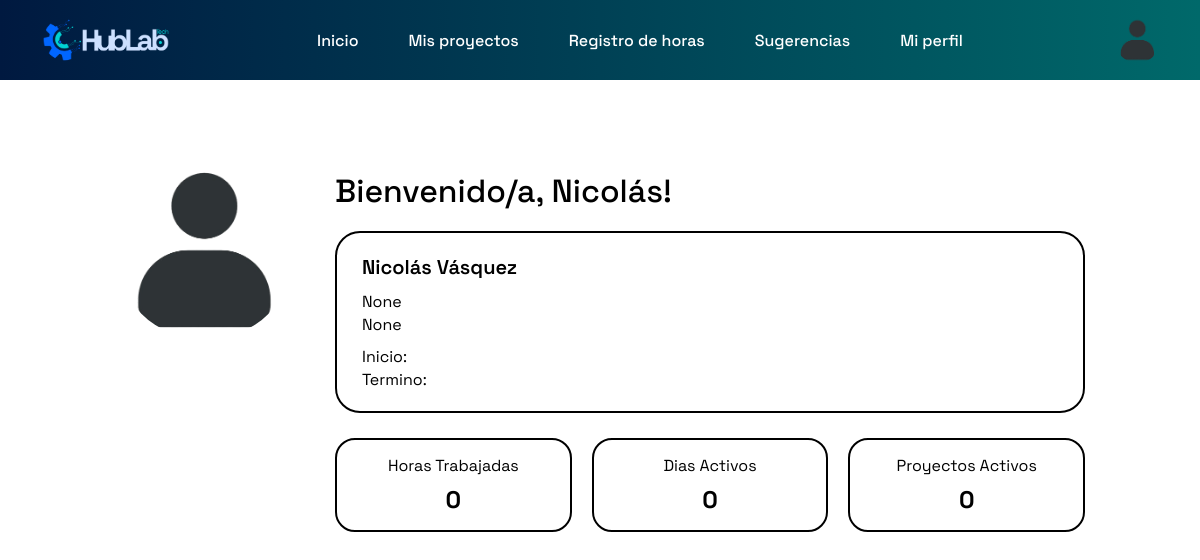
The app's page / (signed in), older data.
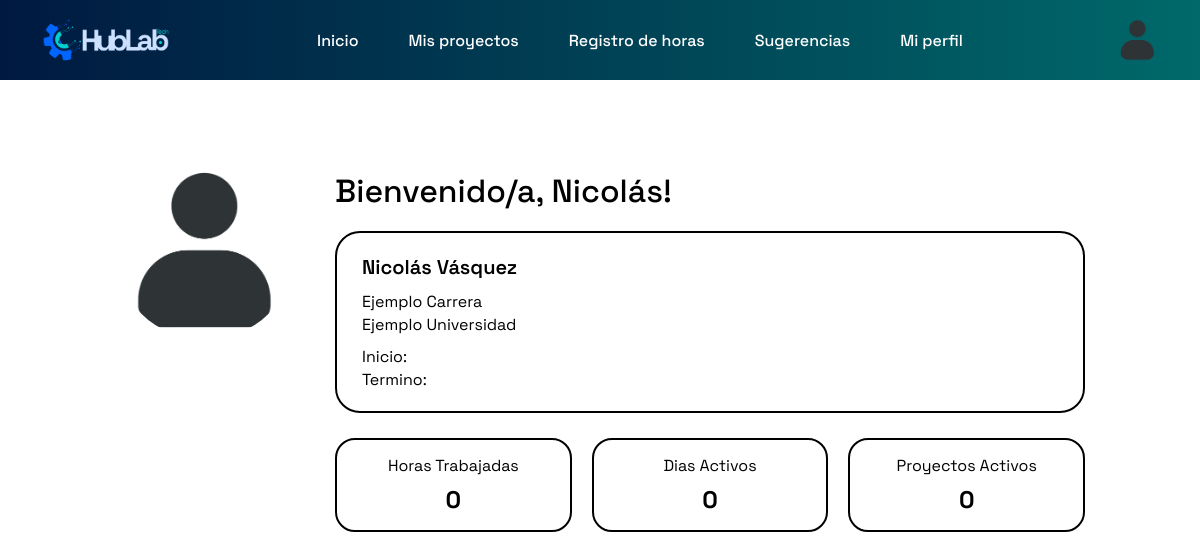
The same page, newer data.
### core/models.py (models this page shows, shortened)
class Practicante(models.Model):
    id = models.UUIDField(primary_key=True, default=uuid.uuid4, editable=False)
    user = models.OneToOneField(User, on_delete=models.CASCADE)
    rut = models.CharField(max_length=12, unique=True, null=True, blank=True)
    universidad = models.CharField(max_length=255, null=True, blank=True)
    carrera = models.CharField(max_length=255, null=True, blank=True)
    fecha_nacimiento = models.DateField(blank=True, null=True)
    fecha_inicio_practica = models.DateField(null=True, blank=True)
    fecha_termino_practica = models.DateField(null=True, blank=True)
    horas_requeridas = models.IntegerField(null=True, blank=True)
    celular = models.CharField(max_length=15, blank=True, null=True)
    es_controller = models.BooleanField(default=False)
    activo = models.BooleanField(default=True)
    foto_perfil = models.ImageField(upload_to="perfiles/", null=True, blank=True)
    fecha_creacion = models.DateTimeField(auto_now_add=True)

### core/views.py (the view)
# urls.py: path("", inicio, name="home"),
@login_required
def inicio(request):
    user = request.user
    if request.user.is_superuser:
        return redirect("admin_practicantes")
    practicante = Practicante.objects.get(user=user)
    jornadas = RegistroJornada.objects.filter(usuario=user)
    total_segundos = 0
    for j in jornadas:
        if j.horas_trabajadas:
            total_segundos += j.horas_trabajadas.total_seconds()
    horas_totales = int(total_segundos // 3600)
    dias_activos = jornadas.filter(hora_entrada__isnull=False).count()
    proyectos_activos = (
        ParticipacionProyecto.objects
        .filter(usuario=request.user, proyecto__estado="Activo")
        .values("proyecto_id")
        .distinct()
        .count()
    )
    return render(request, "inicio.html", {
        "practicante": practicante,
        "horas_totales": horas_totales,
        "dias_activos": dias_activos,
        "proyectos_activos": proyectos_activos,
    })

### core/context_processors.py (called while the page is built)
def _get_practicante(request):
    if not request.user.is_authenticated or request.user.is_superuser:
        return None
    return Practicante.objects.filter(user=request.user).first()

def navbar_avatar(request):
    avatar_url = None
    if request.user.is_authenticated:
        if request.user.is_superuser:
            perfil = _get_perfil_admin(request)
            if perfil and getattr(perfil, "foto_perfil", None):
                avatar_url = perfil.foto_perfil.url
        else:
            pract = _get_practicante(request)
            if pract and getattr(pract, "foto_perfil", None):
                avatar_url = pract.foto_perfil.url
    return {"navbar_avatar_url": avatar_url}

def es_controller(request):
    pract = _get_practicante(request)
    es_ctrl = bool(pract and pract.es_controller)
    return {"es_controller": es_ctrl}

def es_admin_path(request):
    path_actual = request.path or ""
    return {"es_admin_path": path_actual.startswith("/panel/")}

### core/templates/inicio.html (shortened to what this page needs)
{% extends "base.html" %}
{% load static %}
{% block content %}
<div class="inicio-wrap">
  <div class="top-section">
    {% if practicante.foto_perfil %}
      <img src="{{ practicante.foto_perfil.url }}" class="avatar" alt="Foto perfil">
    {% else %}
      <img src="{% static 'images/default-avatar.png' %}" class="avatar" alt="Foto perfil">
    {% endif %}
    <div class="right-block">
      <h1 class="bienvenida">
        Bienvenido/a, {{ request.user.first_name }}!
      </h1>
      <div class="perfil-card">
        <div class="perfil-nombre">
          {{ request.user.first_name }} {{ request.user.last_name }}
        </div>
        <div>{{ practicante.carrera }}</div>
        <div>{{ practicante.universidad }}</div>
        <div style="margin-top:10px;">
          Inicio: {{ practicante.fecha_inicio_practica|date:"d-m-Y" }}
        </div>
        <div>
          Termino: {{ practicante.fecha_termino_practica|date:"d-m-Y" }}
        </div>
      </div>
      <div class="stats">
        <div class="stat-box">
          <div class="stat-title">Horas Trabajadas</div>
          <div class="stat-num">{{ horas_totales }}</div>
        </div>
        <div class="stat-box">
          <div class="stat-title">Dias Activos</div>
          <div class="stat-num">{{ dias_activos }}</div>
        </div>
        <div class="stat-box">
          <div class="stat-title">Proyectos Activos</div>
          <div class="stat-num">{{ proyectos_activos }}</div>
        </div>
      </div>
    </div>
  </div>
</div>
{% endblock %}

### core/templates/base.html (shortened to what this page needs)
{% load static %}
<!DOCTYPE html>
<html lang="es">
<head>
</head>
<body>
  <div class="navbar">
    <div class="brand">
      <img src="{% static 'images/logo.png' %}" alt="HubLab">
    </div>
    {% if request.user.is_authenticated %}
    <div class="nav-center">
      <div class="nav-links">
        {% if request.user.is_superuser %}
          <a href="{% url 'admin_practicantes' %}"
             class="{% if request.resolver_match.url_name == 'admin_practicantes' or request.resolver_match.url_name == 'admin_practicante_crear' or request.resolver_match.url_name == 'admin_practicante_editar' or request.resolver_match.url_name == 'admin_practicante_perfil' %}active{% endif %}">
            Practicantes
          </a>
          <a href="{% url 'admin_proyectos' %}"
             class="{% if request.resolver_match.url_name == 'admin_proyectos' or request.resolver_match.url_name == 'admin_proyecto_detalle' %}active{% endif %}">
            Proyectos
          </a>
          <a href="{% url 'admin_horas' %}"
             class="{% if request.resolver_match.url_name == 'admin_horas' %}active{% endif %}">
            Horas
          </a>
          <a href="{% url 'admin_reportes' %}"
             class="{% if request.resolver_match.url_name == 'admin_reportes' %}active{% endif %}">
            Reporte
          </a>
          <a href="{% url 'sugerencias' %}"
             class="{% if request.resolver_match.url_name == 'sugerencias' %}active{% endif %}">
            Sugerencias
          </a>
          <a href="{% url 'admin_perfil' %}"
             class="{% if request.resolver_match.url_name == 'admin_perfil' or request.resolver_match.url_name == 'admin_perfil_editar' %}active{% endif %}">
            Mi Perfil
          </a>
        {% else %}
          <a href="{% url 'inicio' %}"
             class="{% if request.resolver_match.url_name == 'inicio' %}active{% endif %}">
            Inicio
          </a>
          <a href="{% url 'proyectos' %}"
             class="{% if request.resolver_match.url_name == 'proyectos' %}active{% endif %}">
            Mis proyectos
          </a>
          <a href="{% url 'horas' %}"
             class="{% if request.resolver_match.url_name == 'horas' %}active{% endif %}">
            Registro de horas
          </a>
          <a href="{% url 'sugerencias' %}"
             class="{% if request.resolver_match.url_name == 'sugerencias' %}active{% endif %}">
            Sugerencias
          </a>
          <a href="{% url 'perfil' %}"
             class="{% if request.resolver_match.url_name == 'perfil' %}active{% endif %}">
            Mi perfil
          </a>
        {% endif %}
      </div>
    </div>
    <div class="profile">
      {% if navbar_avatar_url %}
        <img src="{{ navbar_avatar_url }}" alt="avatar">
      {% else %}
        <img src="{% static 'images/default-avatar.png' %}" alt="avatar">
      {% endif %}
    </div>
    {% endif %}
  </div>
  <div class="content">
    {% block content %}{% endblock %}
  </div>
</body>
</html>

### core/templates/base.html (style rules this page uses)
body { margin:0; font-family:'Space Grotesk', sans-serif; }
.navbar { background: linear-gradient(to right, #001940, #00696a); padding: 15px 40px; display:flex; align-items:center; justify-content:space-between; gap:20px; }
.brand { width:160px; display:flex; align-items:center; }
.brand img { height:50px; }
.nav-center { flex:1; display:flex; justify-content:center; align-items:center; }
.nav-links { display:flex; gap:20px; align-items:center; justify-content:center; flex-wrap:wrap; }
.nav-links a { text-decoration:none; color:white; font-weight:500; padding:8px 15px; border-radius:6px; white-space:nowrap; }
.profile { width:80px; display:flex; justify-content:flex-end; align-items:center; }
.profile img { width:45px; height:45px; border-radius:50%; object-fit:cover; }
.content { padding:40px; }

### core/templates/inicio.html (style rules this page uses)
.inicio-wrap { max-width:1100px; margin:0 auto; padding:30px 20px; box-sizing:border-box; }
.top-section { display:flex; align-items:flex-start; gap:40px; justify-content:center; }
.right-block { max-width:750px; width:100%; }
.bienvenida { font-size:32px; font-weight:500; margin-bottom:20px; text-align:left; }
.avatar { width:180px; height:180px; border-radius:50%; object-fit:cover; margin-top:10px; }
.perfil-card { border:2px solid #000; border-radius:25px; padding:20px 25px; font-size:16px; line-height:1.4; width:100%; box-sizing:border-box; }
.perfil-nombre { font-size:20px; font-weight:600; margin-bottom:10px; }
.stats { display:flex; justify-content:space-between; gap:20px; margin-top:25px; width:100%; }
.stat-box { border:2px solid #000; border-radius:20px; padding:15px 20px; text-align:center; flex:1; }
.stat-title { font-size:16px; margin-bottom:8px; }
.stat-num { font-size:24px; font-weight:700; }

Row changes from the older to the newer data that the page shows:
changed Practicante: carrera "None" → "Ejemplo Carrera"; universidad "None" → "Ejemplo Universidad"
